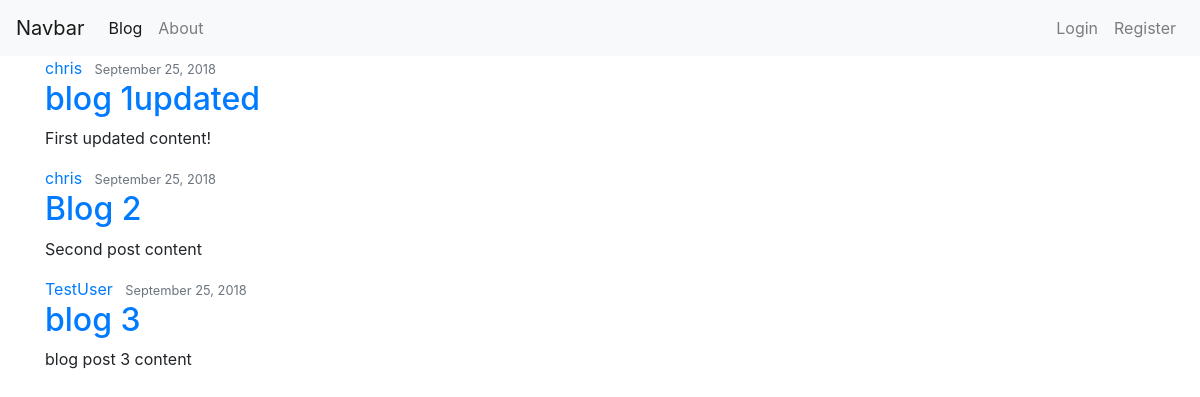
Screenshot of /blog/ with the database file from the repository.
### blog/models.py (models this page shows, shortened)
class Post(models.Model):
    title = models.CharField(max_length=100)
    content = models.TextField()
    date_posted = models.DateTimeField(default=timezone.now)
    author = models.ForeignKey(User, on_delete=models.CASCADE)

### blog/views.py (the view)
# urls.py: path('', views.home, name='blog-home'),
def home(request):
    context = {
        'posts': Post.objects.all()
    }
    return render(request, 'blog/home.html', context)

### blog/templates/blog/home.html
{% extends 'blog/base.html' %}
{% block content %}
    {% for post in posts %}
        <article class="media content-section">
            <div class="media-body">
                <div class="article-metadata">
                    <a href="#" class="mr-2">{{ post.author }}</a>
                    <small class="text-muted">{{ post.date_posted|date:'F d, Y' }}</small>
                </div>
                <h2><a href="#" class="article-title">{{ post.title}}</a></h2>
                <p class="articlecontent">{{ post.content }}</p>
            </div>
        </article>
    {% endfor %}
{% endblock content %}

### blog/templates/blog/base.html (shortened to what this page needs)
{% load static %}
<!DOCTYPE html>
<html lang="en">
<head>
    <link rel="stylesheet" href="https://stackpath.bootstrapcdn.com/bootstrap/4.1.3/css/bootstrap.min.css">
    <link rel="stylesheet" href="{% static 'blog/main.css' %}">
</head>
<body>
    <nav class="navbar navbar-expand-lg navbar-light bg-light">
            <a class="navbar-brand" href="{% url 'blog-home' %}">Navbar</a>
            <div class="collapse navbar-collapse" id="navbarSupportedContent">
                <ul class="navbar-nav mr-auto">
                <li class="nav-item active">
                    <a class="nav-link" href="{% url 'blog-home' %}">Blog<span class="sr-only">(current)</span></a>
                </li>
                <li class="nav-item">
                    <a class="nav-link" href="{% url 'blog-about' %}">About</a>
                </li>
                </ul>
                <ul class="navbar-nav ml-auto">
                    {% if user.is_authenticated %}
                    <li class="nav-item"><a href="{% url 'profile' %}" class="nav-link">Profile</a></li>
                    <li class="nav-item"><a href="{% url 'logout' %}" class="nav-link">logout</a></li>
                    {% else %}
                    <li class="nav-item"><a href="{% url 'login' %}" class="nav-link">Login</a></li>
                    <li class="nav-item"><a href="{% url 'register' %}" class="nav-link">Register</a></li>
                    {% endif %}
                </ul>
            </div>
            </nav>
    <div class="container">
        {% block content %}{% endblock content %}
    </div>
</body>
</html>

### rows the page displays
Post: author "chris", date_posted "September 25, 2018", title "blog 1updated", content "First updated content!"
Post: author "chris", date_posted "September 25, 2018", title "Blog 2", content "Second post content"
Post: author "TestUser", date_posted "September 25, 2018", title "blog 3", content "blog post 3 content"
